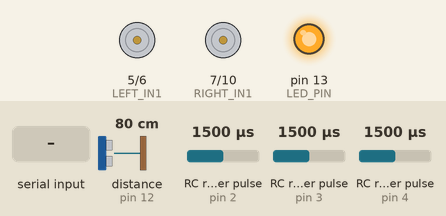
This sketch was run on a simulated Arduino Uno, built with avr-gcc and run on an emulated ATmega328P. Parts: motor-driver pin pairs drawn as motors (green arrow = first pin HIGH = forward, orange = second pin HIGH = backward, longer = more drive, scaled by the enable pin), output pins drawn as LEDs (lit = HIGH). Wiring (inferred from the names in the program): ultrasonic range finder: trigger pin 8; echo pin 12; 3 × RC receiver channel: data pin 2 / data pin 3 / data pin 4. The test bench sets the inputs (shaded band); at power-on: RC receiver pulse (sensors on pin 2, pin 3, pin 4) 1500 µs, distance to the obstacle (sensor on pin 12) 80 cm. The echo pulse lasts 58.3 µs per cm; pins used as bus, display or sensor lines are not drawn; what the sketch prints to the serial monitor is not drawn.

Above: at 2.29 s.
2.3 s: RC receiver pulse (sensor on pin 2) set to 1020 µs
At 2.7 s:
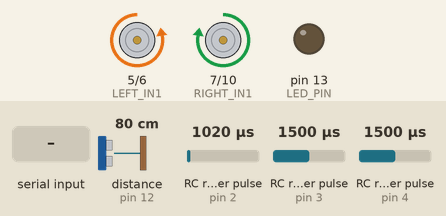
5.3 s: RC receiver pulse (sensor on pin 3) set to 1020 µs
At 6.8 s:
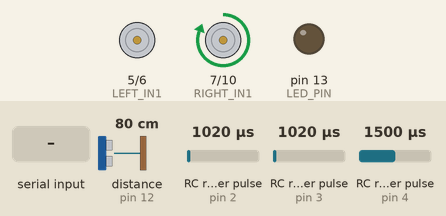
8.3 s: "90,45,200\n" received over Serial
At 9.25 s:
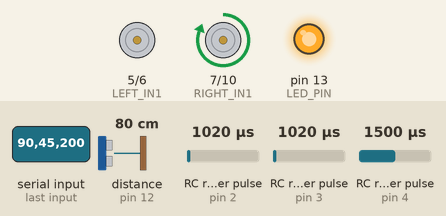
11.3 s: distance to the obstacle (sensor on pin 12) set to 18 cm
14.3 s: distance to the obstacle (sensor on pin 12) set to 120 cm
17.3 s: "90,45,200,10\n" received over Serial
Timing chart, 0 to 21.3 s (numbered marks = the images above; inputs shaded):
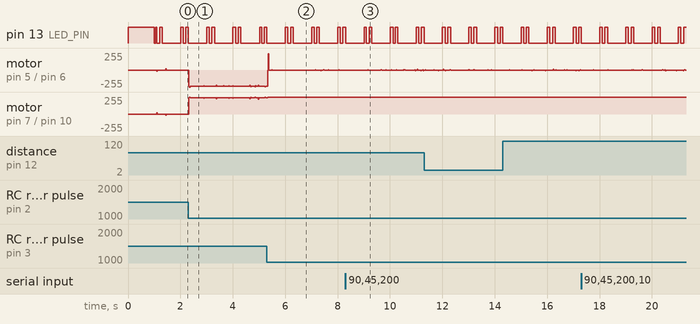

The sketch:

rover_arduino_gatekeeper_timeout_fix.ino
```cpp
#include <PinChangeInterrupt.h>

// RC Pin definitions
#define CH1_PIN 2  // Forward/Reverse (Throttle)
#define CH2_PIN 3  // Steering
#define CH9_PIN 4  // Mode Switch (3-position)
#define LED_PIN 13 // Status LED

// Motor control pins
#define LEFT_IN1 5    // Left motor direction 1 (D5)
#define LEFT_IN2 6    // Left motor direction 2 (D6)
#define LEFT_ENA 9    // Left motor enable/speed (D9) - PWM capable
#define RIGHT_IN1 7   // Right motor direction 1 (D7)
#define RIGHT_IN2 10  // Right motor direction 2 (D10)
#define RIGHT_ENA 11  // Right motor enable/speed (D11) - PWM capable

// Ultrasonic sensor pins (for emergency stop only)
#define FRONT_TRIG_PIN 8   // Front ultrasonic trigger
#define FRONT_ECHO_PIN 12  // Front ultrasonic echo

// RC signal parameters
#define RC_MIN_PULSE 1000
#define RC_MAX_PULSE 2000
#define RC_DEADBAND 50
#define RC_TIMEOUT 250  // milliseconds

// Serial communication
#define SERIAL_BAUD 115200

// Emergency stop parameters
#define EMERGENCY_DISTANCE 15.0  // Emergency stop at 15cm (increased from 10cm)
#define ULTRASONIC_TIMEOUT 30000  // 30ms timeout (increased from 5ms) - SENSOR FIX

// Global variables for PWM reading
volatile unsigned long ch1_start_time = 0;
volatile unsigned long ch2_start_time = 0;
volatile unsigned long ch9_start_time = 0;
volatile unsigned long ch1_pulse_width = 1500;
volatile unsigned long ch2_pulse_width = 1500;
volatile unsigned long ch9_pulse_width = 1500;
volatile unsigned long ch1_last_time = 0;
volatile unsigned long ch2_last_time = 0;
volatile unsigned long ch9_last_time = 0;

// Signal validation
unsigned long last_valid_signal = 0;
bool signal_valid = false;

// Control mode with stability
enum ControlMode {
  MODE_FAILSAFE,    // CH9 < -500
  MODE_MANUAL,      // CH9 -500 to +500
  MODE_AUTONOMOUS   // CH9 > +500
};
ControlMode current_mode = MODE_FAILSAFE;

// Emergency stop
bool emergency_stop = false;
unsigned long last_emergency_check = 0;

// Pi command storage
struct PiCommand {
  int left_speed;
  int right_speed;
  unsigned long timestamp;
  bool valid;
};
PiCommand pi_command = {0, 0, 0, false};
#define PI_COMMAND_TIMEOUT 500  // 500ms timeout for Pi commands

// Pi telemetry storage
String pi_telemetry = "";
unsigned long last_telemetry_update = 0;

// Sensor diagnostics (NEW)
unsigned long sensor_timeout_count = 0;
unsigned long sensor_success_count = 0;
float last_valid_distance = -1;

void setup() {
  // Initialize serial communication
  Serial.begin(SERIAL_BAUD);

  // Configure RC input pins
  pinMode(CH1_PIN, INPUT);
  pinMode(CH2_PIN, INPUT);
  pinMode(CH9_PIN, INPUT);
  pinMode(LED_PIN, OUTPUT);

  // Configure motor output pins
  pinMode(LEFT_IN1, OUTPUT);
  pinMode(LEFT_IN2, OUTPUT);
  pinMode(LEFT_ENA, OUTPUT);
  pinMode(RIGHT_IN1, OUTPUT);
  pinMode(RIGHT_IN2, OUTPUT);
  pinMode(RIGHT_ENA, OUTPUT);

  // Configure ultrasonic sensor pins
  pinMode(FRONT_TRIG_PIN, OUTPUT);
  pinMode(FRONT_ECHO_PIN, INPUT);

  // Initialize motors to stopped state
  stopMotors();

  // Attach pin change interrupts for RC signals
  attachPinChangeInterrupt(digitalPinToPinChangeInterrupt(CH1_PIN), ch1_interrupt, CHANGE);
  attachPinChangeInterrupt(digitalPinToPinChangeInterrupt(CH2_PIN), ch2_interrupt, CHANGE);
  attachPinChangeInterrupt(digitalPinToPinChangeInterrupt(CH9_PIN), ch9_interrupt, CHANGE);

  // Initialize timing
  last_valid_signal = millis();

  // Status indication
  digitalWrite(LED_PIN, HIGH);
  delay(1000);
  digitalWrite(LED_PIN, LOW);

  Serial.println("Arduino Gatekeeper v1.3 - SENSOR TIMEOUT FIX");
  Serial.println("🛡️ Safety Authority: Arduino holds the keys");
  Serial.println("🧠 Always listening to Pi, applying commands only in AUTONOMOUS mode");
  Serial.println("⚠️ MANUAL mode: Full operator control - NO safety overrides");
  Serial.println("🛡️ AUTONOMOUS mode: Smart safety systems active");
  Serial.println("🔧 SENSOR FIX: Timeout increased from 5ms to 30ms");
  Serial.println("🔍 Emergency threshold: 15cm (improved from 10cm)");
}

void loop() {
  // High frequency tasks - safety first
  checkSignalValidity();
  updateControlMode();

  // Emergency stop check (every 100ms for safety)
  if (millis() - last_emergency_check >= 100) {
    checkEmergencyStop();
    last_emergency_check = millis();
  }

  // Always listen for Pi commands (even in manual mode)
  processPiCommands();

  // GATEKEEPER LOGIC: Decide which commands to actually apply
  applyMotorCommands();

  // Send data to Pi (every 200ms)
  static unsigned long last_data_send = 0;
  if (millis() - last_data_send >= 200) {
    sendDataToPi();
    last_data_send = millis();
  }

  // Update status LED
  updateStatusLED();

  // Fast loop for responsive control
  delay(5);
}

// RC Interrupt handlers
void ch1_interrupt() {
  if (digitalRead(CH1_PIN) == HIGH) {
    ch1_start_time = micros();
  } else {
    unsigned long pulse_time = micros() - ch1_start_time;
    if (pulse_time > RC_MIN_PULSE && pulse_time < RC_MAX_PULSE) {
      ch1_pulse_width = pulse_time;
      ch1_last_time = millis();
    }
  }
}

void ch2_interrupt() {
  if (digitalRead(CH2_PIN) == HIGH) {
    ch2_start_time = micros();
  } else {
    unsigned long pulse_time = micros() - ch2_start_time;
    if (pulse_time > RC_MIN_PULSE && pulse_time < RC_MAX_PULSE) {
      ch2_pulse_width = pulse_time;
      ch2_last_time = millis();
    }
  }
}

void ch9_interrupt() {
  if (digitalRead(CH9_PIN) == HIGH) {
    ch9_start_time = micros();
  } else {
    unsigned long pulse_time = micros() - ch9_start_time;
    if (pulse_time > RC_MIN_PULSE && pulse_time < RC_MAX_PULSE) {
      ch9_pulse_width = pulse_time;
      ch9_last_time = millis();
    }
  }
}

void checkSignalValidity() {
  unsigned long current_time = millis();

  // Only require CH9 (mode switch) to be fresh for basic validity
  bool ch9_fresh = (current_time - ch9_last_time) < RC_TIMEOUT;
  signal_valid = ch9_fresh;

  if (signal_valid) {
    last_valid_signal = current_time;
  }
}

void updateControlMode() {
  // Simple, reliable mode detection
  int ch9_value = map(constrain(ch9_pulse_width, RC_MIN_PULSE, RC_MAX_PULSE),
                     RC_MIN_PULSE, RC_MAX_PULSE, -1000, 1000);

  ControlMode new_mode;

  // Determine mode based on CH9 value
  if (ch9_value < -500) {
    new_mode = MODE_FAILSAFE;
  } else if (ch9_value > 500) {
    new_mode = MODE_AUTONOMOUS;
  } else {
    new_mode = MODE_MANUAL;
  }

  // Simple stability - require 3 consecutive identical readings
  static ControlMode last_readings[3] = {MODE_FAILSAFE, MODE_FAILSAFE, MODE_FAILSAFE};
  static int reading_index = 0;

  last_readings[reading_index] = new_mode;
  reading_index = (reading_index + 1) % 3;

  // Check if all 3 readings are the same
  if (last_readings[0] == last_readings[1] && last_readings[1] == last_readings[2]) {
    current_mode = last_readings[0];
  }
}

void processPiCommands() {
  // Always listen for Pi commands, regardless of mode
  if (Serial.available() > 0) {
    String command = Serial.readStringUntil('\n');
    command.trim();

    if (command.startsWith("{") && command.endsWith("}")) {
      // Check if this is the new extended format with telemetry
      if (command.indexOf("\"motor\"") != -1 && command.indexOf("\"telemetry\"") != -1) {
        parseExtendedCommand(command);
      } else if (command.indexOf("\"left\"") != -1 && command.indexOf("\"right\"") != -1) {
        // Legacy simple format: {"left":speed,"right":speed}
        parseSimpleCommand(command);
      }
    }
  }

  // Check if Pi command is still fresh
  if (pi_command.valid && (millis() - pi_command.timestamp > PI_COMMAND_TIMEOUT)) {
    pi_command.valid = false;  // Pi command timed out
  }
}

void parseSimpleCommand(String command) {
  // Parse legacy format: {"left":speed,"right":speed}
  int leftStart = command.indexOf("\"left\":");
  int rightStart = command.indexOf("\"right\":");

  if (leftStart != -1 && rightStart != -1) {
    // Extract speeds
    leftStart += 7;
    int leftEnd = command.indexOf(",", leftStart);
    if (leftEnd == -1) leftEnd = command.indexOf("}", leftStart);
    int leftSpeed = command.substring(leftStart, leftEnd).toInt();

    rightStart += 8;
    int rightEnd = command.indexOf("}", rightStart);
    int rightSpeed = command.substring(rightStart, rightEnd).toInt();

    // Store Pi command
    pi_command.left_speed = constrain(leftSpeed, -255, 255);
    pi_command.right_speed = constrain(rightSpeed, -255, 255);
    pi_command.timestamp = millis();
    pi_command.valid = true;

    sendPiAcknowledgment();
  }
}

void parseExtendedCommand(String command) {
  // Parse extended format: {"motor":{"left":100,"right":-50},"telemetry":{...}}

  // Extract motor commands
  int motorStart = command.indexOf("\"motor\":{");
  if (motorStart != -1) {
    motorStart += 9;  // Skip "motor":{
    int motorEnd = command.indexOf("}", motorStart);
    String motorSection = command.substring(motorStart, motorEnd);

    // Parse left and right from motor section
    int leftStart = motorSection.indexOf("\"left\":");
    int rightStart = motorSection.indexOf("\"right\":");

    if (leftStart != -1 && rightStart != -1) {
      leftStart += 7;
      int leftEnd = motorSection.indexOf(",", leftStart);
      if (leftEnd == -1) leftEnd = motorSection.length();
      int leftSpeed = motorSection.substring(leftStart, leftEnd).toInt();

      rightStart += 8;
      int rightEnd = motorSection.length();
      int rightSpeed = motorSection.substring(rightStart, rightEnd).toInt();

      // Store Pi command
      pi_command.left_speed = constrain(leftSpeed, -255, 255);
      pi_command.right_speed = constrain(rightSpeed, -255, 255);
      pi_command.timestamp = millis();
      pi_command.valid = true;
    }
  }

  // Extract and store telemetry data
  int telemetryStart = command.indexOf("\"telemetry\":");
  if (telemetryStart != -1) {
    telemetryStart += 12;  // Skip "telemetry":
    int telemetryEnd = command.lastIndexOf("}");

    // Find the matching closing brace for telemetry object
    int braceCount = 0;
    int actualEnd = telemetryStart;
    for (int i = telemetryStart; i < command.length(); i++) {
      if (command.charAt(i) == '{') braceCount++;
      else if (command.charAt(i) == '}') {
        braceCount--;
        if (braceCount == 0) {
          actualEnd = i + 1;
          break;
        }
      }
    }

    pi_telemetry = command.substring(telemetryStart, actualEnd);
    last_telemetry_update = millis();
  }

  sendPiAcknowledgment();
}

void sendPiAcknowledgment() {
  // Send acknowledgment to Pi
  Serial.print("{\"pi_ack\":{\"left\":");
  Serial.print(pi_command.left_speed);
  Serial.print(",\"right\":");
  Serial.print(pi_command.right_speed);
  Serial.print(",\"applied\":");
  Serial.print((current_mode == MODE_AUTONOMOUS && !emergency_stop) ? "true" : "false");
  Serial.println("}}");
}

void applyMotorCommands() {
  // GATEKEEPER LOGIC: Decide which commands to actually apply

  switch (current_mode) {
    case MODE_AUTONOMOUS:
      // AUTONOMOUS MODE: Full safety systems active
      if (emergency_stop) {
        // Emergency stop applies in autonomous mode
        setMotorSpeeds(0, 0);
        return;
      }

      // Apply Pi commands if available and fresh
      if (pi_command.valid) {
        setMotorSpeeds(pi_command.left_speed, pi_command.right_speed);
      } else {
        // No valid Pi command - stop for safety
        setMotorSpeeds(0, 0);
      }
      break;

    case MODE_MANUAL:
      // MANUAL MODE: Full operator control, NO safety overrides
      // Operator has complete authority - can drive over/through anything
      applyRCCommands();
      break;

    case MODE_FAILSAFE:
    default:
      // FAILSAFE MODE: Emergency stop applies
      if (emergency_stop) {
        setMotorSpeeds(0, 0);
        return;
      }
      // Stop motors in failsafe (no RC signal)
      setMotorSpeeds(0, 0);
      break;
  }
}

void applyRCCommands() {
  // Convert RC inputs to motor commands
  int ch1_value = map(constrain(ch1_pulse_width, RC_MIN_PULSE, RC_MAX_PULSE),
                     RC_MIN_PULSE, RC_MAX_PULSE, -1000, 1000);
  int ch2_value = map(constrain(ch2_pulse_width, RC_MIN_PULSE, RC_MAX_PULSE),
                     RC_MIN_PULSE, RC_MAX_PULSE, -1000, 1000);

  // Apply deadband
  ch1_value = applyDeadband(ch1_value, RC_DEADBAND);
  ch2_value = applyDeadband(ch2_value, RC_DEADBAND);

  // Calculate differential steering
  int throttle_pct = map(ch1_value, -1000, 1000, -100, 100);
  int steering_pct = map(ch2_value, -1000, 1000, -100, 100);

  int left_pct = throttle_pct - steering_pct;
  int right_pct = throttle_pct + steering_pct;

  // Scale down if needed
  int max_abs = max(abs(left_pct), abs(right_pct));
  if (max_abs > 100) {
    left_pct = (left_pct * 100) / max_abs;
    right_pct = (right_pct * 100) / max_abs;
  }

  // Convert to motor values
  int left_speed = map(left_pct, -100, 100, -255, 255);
  int right_speed = map(right_pct, -100, 100, -255, 255);

  // Apply motor commands
  setMotorSpeeds(left_speed, right_speed);
}

void setMotorSpeeds(int left_speed, int right_speed) {
  // Final motor control - constrain and apply
  left_speed = constrain(left_speed, -255, 255);
  right_speed = constrain(right_speed, -255, 255);

  // Control left motor
  setMotor(LEFT_IN1, LEFT_IN2, LEFT_ENA, left_speed);

  // Control right motor (inverted direction)
  setMotor(RIGHT_IN1, RIGHT_IN2, RIGHT_ENA, -right_speed);
}

void setMotor(int in1_pin, int in2_pin, int ena_pin, int speed) {
  if (speed > 0) {
    digitalWrite(in1_pin, HIGH);
    digitalWrite(in2_pin, LOW);
    analogWrite(ena_pin, speed);
  } else if (speed < 0) {
    digitalWrite(in1_pin, LOW);
    digitalWrite(in2_pin, HIGH);
    analogWrite(ena_pin, -speed);
  } else {
    digitalWrite(in1_pin, LOW);
    digitalWrite(in2_pin, LOW);
    analogWrite(ena_pin, 0);
  }
}

void stopMotors() {
  setMotorSpeeds(0, 0);
}

void checkEmergencyStop() {
  // Quick emergency stop check with enhanced diagnostics
  float distance = readUltrasonicDistance();

  if (distance > 0) {
    emergency_stop = (distance < EMERGENCY_DISTANCE);
    sensor_success_count++;
    last_valid_distance = distance;
  } else {
    sensor_timeout_count++;
    // Don't trigger emergency on sensor timeout - use last known distance
    if (last_valid_distance > 0 && last_valid_distance < EMERGENCY_DISTANCE) {
      emergency_stop = true;
    }
  }
}

float readUltrasonicDistance() {
  // Enhanced ultrasonic distance measurement with diagnostics

  // Send ultrasonic pulse
  digitalWrite(FRONT_TRIG_PIN, LOW);
  delayMicroseconds(2);
  digitalWrite(FRONT_TRIG_PIN, HIGH);
  delayMicroseconds(10);
  digitalWrite(FRONT_TRIG_PIN, LOW);

  // Read echo with EXTENDED TIMEOUT - SENSOR FIX
  unsigned long duration = pulseIn(FRONT_ECHO_PIN, HIGH, ULTRASONIC_TIMEOUT);

  if (duration == 0) {
    return -1; // Timeout - but now with 30ms instead of 5ms
  }

  // Calculate distance
  float distance = (duration * 0.0343) / 2;

  // Validate range
  if (distance < 2 || distance > 400) {
    return -1;
  }

  return distance;
}

void sendDataToPi() {
  // Send status data to Pi including ultrasonic distance with diagnostics
  int ch1_value = map(constrain(ch1_pulse_width, RC_MIN_PULSE, RC_MAX_PULSE),
                     RC_MIN_PULSE, RC_MAX_PULSE, -1000, 1000);
  int ch2_value = map(constrain(ch2_pulse_width, RC_MIN_PULSE, RC_MAX_PULSE),
                     RC_MIN_PULSE, RC_MAX_PULSE, -1000, 1000);
  int ch9_value = map(constrain(ch9_pulse_width, RC_MIN_PULSE, RC_MAX_PULSE),
                     RC_MIN_PULSE, RC_MAX_PULSE, -1000, 1000);

  // Read current distance
  float current_distance = readUltrasonicDistance();

  Serial.print("{\"ch1\":");
  Serial.print(applyDeadband(ch1_value, RC_DEADBAND));
  Serial.print(",\"ch2\":");
  Serial.print(applyDeadband(ch2_value, RC_DEADBAND));
  Serial.print(",\"ch9\":");
  Serial.print(ch9_value);
  Serial.print(",\"valid\":");
  Serial.print(signal_valid ? "true" : "false");
  Serial.print(",\"mode\":");
  Serial.print(current_mode);
  Serial.print(",\"emergency\":");
  Serial.print(emergency_stop ? "true" : "false");
  Serial.print(",\"distance\":");
  if (current_distance > 0) {
    Serial.print(current_distance, 1);
  } else {
    Serial.print("null");
  }
  Serial.print(",\"pi_command_valid\":");
  Serial.print(pi_command.valid ? "true" : "false");
  Serial.print(",\"gatekeeper_mode\":\"");
  switch(current_mode) {
    case MODE_FAILSAFE: Serial.print("FAILSAFE"); break;
    case MODE_MANUAL: Serial.print("MANUAL"); break;
    case MODE_AUTONOMOUS: Serial.print("AUTONOMOUS"); break;
  }
  Serial.print("\"");

  // NEW: Add sensor diagnostics
  Serial.print(",\"sensor_timeouts\":");
  Serial.print(sensor_timeout_count);
  Serial.print(",\"sensor_success\":");
  Serial.print(sensor_success_count);
  if (last_valid_distance > 0) {
    Serial.print(",\"last_valid_distance\":");
    Serial.print(last_valid_distance, 1);
  }

  // Include Pi telemetry data if available
  if (pi_telemetry.length() > 0 && (millis() - last_telemetry_update < 2000)) {
    Serial.print(",\"pi_telemetry\":");
    Serial.print(pi_telemetry);
  }

  Serial.println("}");
}

int applyDeadband(int value, int deadband) {
  if (abs(value) < deadband) {
    return 0;
  }
  return value;
}

void updateStatusLED() {
  static unsigned long last_blink = 0;
  static bool led_state = false;
  unsigned long current_time = millis();

  if (emergency_stop && current_mode == MODE_AUTONOMOUS) {
    // Fast blink for emergency in autonomous mode only
    if (current_time - last_blink > 100) {
      led_state = !led_state;
      digitalWrite(LED_PIN, led_state);
      last_blink = current_time;
    }
  } else if (current_mode == MODE_AUTONOMOUS && pi_command.valid) {
    // Solid when applying Pi commands (safety systems active)
    digitalWrite(LED_PIN, HIGH);
  } else if (current_mode == MODE_MANUAL) {
    // Double blink pattern for manual mode (safety systems disabled)
    unsigned long pattern = current_time % 1000;
    if (pattern < 100 || (pattern >= 200 && pattern < 300)) {
      digitalWrite(LED_PIN, HIGH);
    } else {
      digitalWrite(LED_PIN, LOW);
    }
  } else if (signal_valid) {
    // Slow blink when RC valid but not autonomous
    if (current_time - last_blink > 500) {
      led_state = !led_state;
      digitalWrite(LED_PIN, led_state);
      last_blink = current_time;
    }
  } else {
    // Very slow blink when no signal
    if (current_time - last_blink > 1000) {
      led_state = !led_state;
      digitalWrite(LED_PIN, led_state);
      last_blink = current_time;
    }
  }
}
```

Measured:
- by itself, pin 13 (LED_PIN): repeats every 1.0 s: HIGH 0.10 s, LOW 0.10 s, HIGH 0.11 s, LOW 0.69 s
